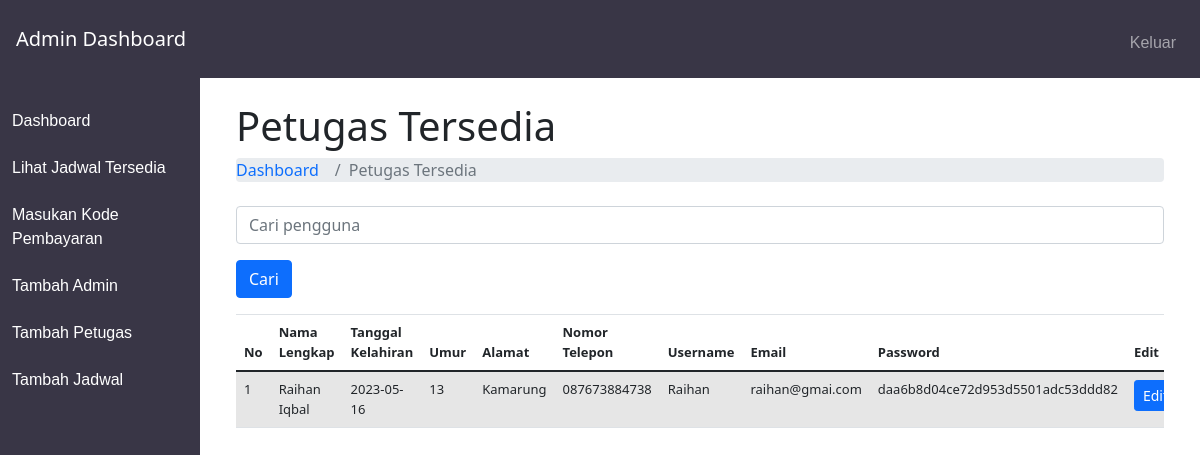
The app's page /admin-dashboard/index.php?page=show_officer (signed in) with its own data.
### tables this page shows
CREATE TABLE `data_petugas` (
  `id_petugas` int(11) NOT NULL,
  `id_pengguna` int(11) NOT NULL,
  `nama_lengkap` varchar(225) NOT NULL,
  `tanggal_kelahiran` date NOT NULL,
  `umur` int(11) NOT NULL,
  `alamat` text NOT NULL,
  `nomor_telfon` varchar(225) NOT NULL
);

CREATE TABLE `pengguna` (
  `id_pengguna` int(11) NOT NULL,
  `username` varchar(50) NOT NULL,
  `email` varchar(50) NOT NULL,
  `password` varchar(50) NOT NULL,
  `id_level` int(11) NOT NULL
);

### admin-dashboard/show_officer.php (the view, shortened to what this page needs)
<!DOCTYPE html>
<html>
<head>
</head>
<body>
    <div class="container-fluid px-4">
        <h1 class="mt-4">Petugas Tersedia</h1>
        <ol class="breadcrumb mb-4">
            <li class="breadcrumb-item"><a href="index.php" class="text-decoration-none">Dashboard</a></li>
            <li class="breadcrumb-item active">Petugas Tersedia</li>
        </ol>
        <form method="POST" action="">
            <div class="form-group">
                <input type="text" name="cari" placeholder="Cari pengguna" class="form-control">
            </div>
            <div class="form-group">
                <button type="submit" class="btn btn-primary">Cari</button>
            </div>
        </form>
        <div class="table-responsive">
            <table class="table table-striped">
                <thead>
                    <tr>
                        <th>No</th>
                        <th>Nama Lengkap</th>
                        <th>Tanggal Kelahiran</th>
                        <th>Umur</th>
                        <th>Alamat</th>
                        <th>Nomor Telepon</th>
                        <th>Username</th>
                        <th>Email</th>
                        <th>Password</th>
                        <th>Edit</th>
                    </tr>
                </thead>
                <tbody>
                    <?php
                    include "../koneksi.php";
                    if (isset($_POST['cari'])) {
                        $cari = $_POST['cari'];
                        $query = "SELECT * FROM pengguna JOIN data_petugas ON pengguna.id_pengguna = data_petugas.id_pengguna WHERE pengguna.id_level = 2 AND username LIKE '%" . $cari . "%'";
                        $data = mysqli_query($conn, $query);
                    } else {
                        $query = "SELECT * FROM pengguna JOIN data_petugas ON pengguna.id_pengguna = data_petugas.id_pengguna WHERE pengguna.id_level = 2";
                        $data = mysqli_query($conn, $query);
                    }
                    if (mysqli_num_rows($data) > 0) {
                        $no = 1;
                        while ($row = mysqli_fetch_assoc($data)) {
                            echo "<tr>";
                            echo "<td>" . $no++ . "</td>";
                            echo "<td>" . $row["nama_lengkap"] . "</td>";
                            echo "<td>" . $row["tanggal_kelahiran"] . "</td>";
                            echo "<td>" . $row["umur"] . "</td>";
                            echo "<td>" . $row["alamat"] . "</td>";
                            echo "<td>" . $row["nomor_telfon"] . "</td>";
                            echo "<td>" . $row["username"] . "</td>";
                            echo "<td>" . $row["email"] . "</td>";
                            echo "<td>" . $row["password"] . "</td>";
                            echo "<td><a href='edit_officer.php?id_pengguna=" . $row['id_pengguna'] . "' class='btn btn-sm btn-primary'>Edit</a></td>";
                            echo "</tr>";
                        }
                    } else {
                        echo "<tr><td colspan='9'>Tidak ada Petugas</td></tr>";
                    }
                    ?>
                </tbody>
            </table>
        </div>
    </div>
</body>
</html>

### admin-dashboard/admin-assets/style-admin-index.css (style rules this page uses)
table, thead, tr, th { font-size: 13px; }

### records on screen
data_petugas: nama_lengkap "Raihan Iqbal", tanggal_kelahiran "2023-05-16", umur "13", alamat "Kamarung", nomor_telfon "087673884738", id_pengguna.username "Raihan", id_pengguna.email "raihan@gmai.com", id_pengguna.password "daa6b8d04ce72d953d5501adc53ddd82"
